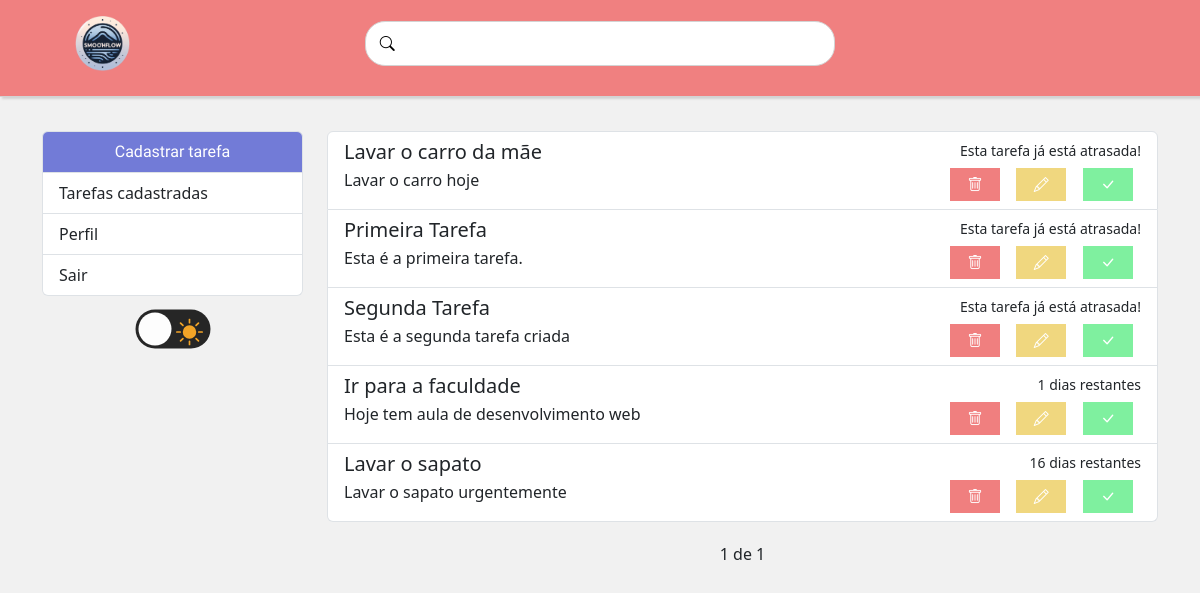
The app's page /tarefas/ (signed in), older data.
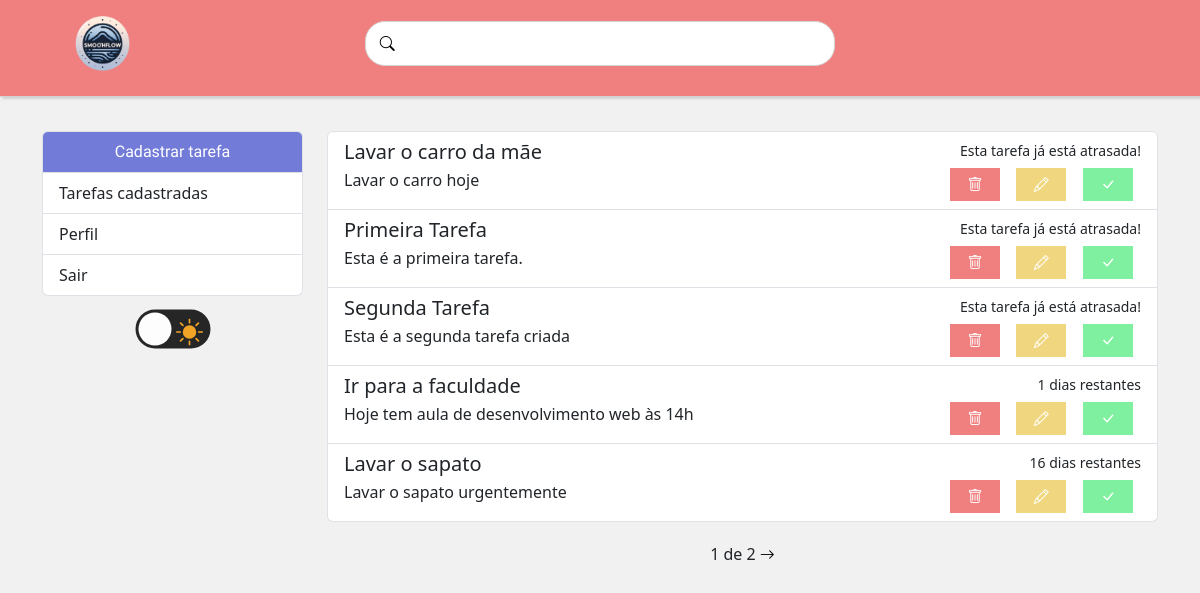
The same page, newer data.
### tarefas/models.py (models this page shows, shortened)
class Tarefas(models.Model):
    STATUS=(
        ('doing', 'Doing'),
        ('done', 'Done'),
    )
    titulo = models.CharField(max_length=100, null=False, blank=False)
    descricao = models.CharField(max_length=150)
    done = models.CharField(
        max_length=5,
        choices=STATUS,
    )
    criado_em = models.DateField(auto_now_add=True, null=False, blank=False)
    atualizado_em = models.DateTimeField(auto_now=True)
    termino = models.DateField(null=False, blank=False)
    finalizado_em = models.DateField(null=True, blank=True)

### tarefas/views.py (the view, shortened to what this page needs)
# urls.py: 2. Add a URL to urlpatterns:  path('', views.home, name='home')
@login_required(login_url='/auth/login/')
def home(request):
    search = request.GET.get('search')
    if search:
        tarefas_lista = Tarefas.objects.filter(titulo__icontains=search, done='doing')
        paginator = Paginator(tarefas_lista, 5)
        page = request.GET.get('page')
        tarefas = paginator.get_page(page)
    else:
        tarefas_lista = Tarefas.objects.filter(done='doing').order_by('termino')
        paginator = Paginator(tarefas_lista, 5)
        page = request.GET.get('page')
        tarefas = paginator.get_page(page)
    return render(request, "tarefas/home.html", {"tarefas": tarefas})

### tarefas/templatetags/base64_encode.py (called while the page is built)
@register.filter
def base64_encode(value):
    return base64.b64encode(str(value).encode('utf-8')).decode('utf-8')

### tarefas/templates/tarefas/home.html (shortened to what this page needs)
{% extends "base.html" %}
{% load base64_encode %}
{% block content %}
<div class="col-md-9">
    {% if tarefas %}
        <ul class="list-group" id="item-tarefa">
            {% for tarefa in tarefas %}
                <li class="list-group-item lista-de-tarefas">
                    <div class="d-flex w-100 justify-content-between">
                        {% with encoded_id=tarefa.id|base64_encode %}
                            <h5 class="mb-1" >{{ tarefa.titulo }}</h5>
                        {% endwith %}
                        {% if tarefa.done == 'doing' %}
                            <small class="tempoRestante" data-termino="{{ tarefa.termino }}">{{ tarefa.termino }}</small>
                        {% else%}
                            <small class="tempoRestante">Tarefa concluida!</small>
                        {% endif %}
                    </div>
                    <div class="d-flex w-100 justify-content-between">
                        <p class="mb-1">{{ tarefa.descricao|default:"-" }}</p>
                        <div class="col-5 col-sm-4 col-lg-3 botoes-controle">
                            <a href="deleta/{{ tarefa.id }}" class="botao-deleta"><i class="bi bi-trash"></i></a>
                            <a href="edit/{{ tarefa.id }}" class="botao-atualiza"><i class="bi bi-pencil"></i></a>
                            <a href="mudastatus/{{ tarefa.id }}" class="botao-concluir"><i class="bi bi-check-lg"></i></a>
                        </div>
                    </div>
                </li>
            {% endfor %}
        </ul>
        <div class="pagina">
            <span class="step-list">
                <span class="sessaoAtual">
                    {{ tarefas.number }} de {{ tarefas.paginator.num_pages }}
                </span>
                {% if tarefas.has_next %}
                    <a href="?page={{ tarefas.next_page_number }}"><i class="bi bi-arrow-right setaNavegacao"></i></a>
                {% endif %}
            </span>
        </div>
        {% else %}
            <p id="mesagemSemTarefas">Sem tarefas cadastradas</p>
    {% endif %}
</div>
{% endblock  %}

Row changes from the older to the newer data that the page shows:
changed Tarefas "Ir para a faculdade": descricao "Hoje tem aula de desenvolvimento web" → "Hoje tem aula de desenvolvimento web às 14h"
Text that changed along with them:
{{ tarefas.paginator.num_pages }}: "1" → "2"
